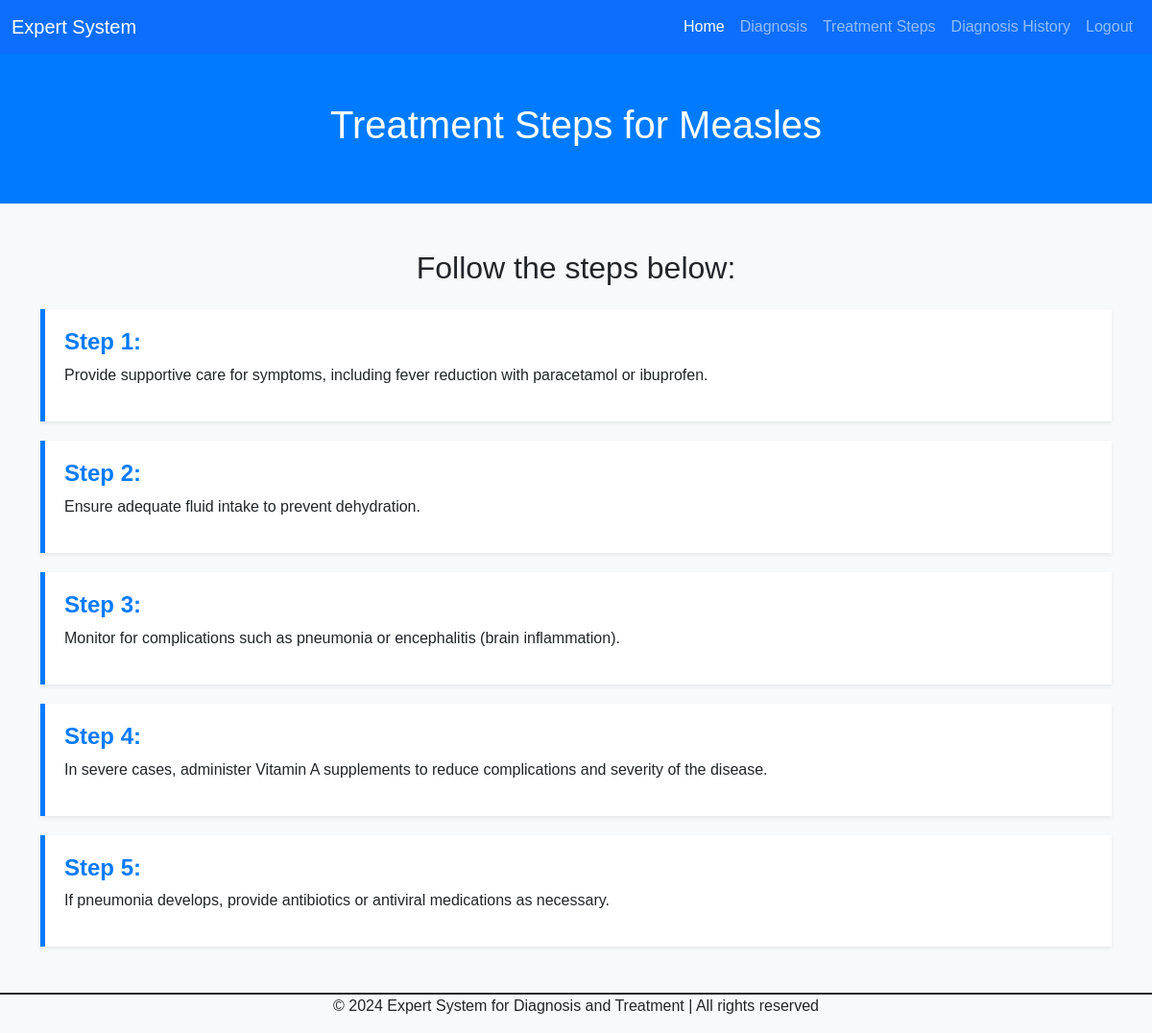
Page /view_treatment.php?disease_id=2 (signed in) on the committed database.
### tables this page shows
CREATE TABLE `diseases` (
  `id` int(11) NOT NULL,
  `name` varchar(100) NOT NULL,
  `description` text DEFAULT NULL,
  `treatment` text DEFAULT NULL,
  `urgency_level` enum('Low','Medium','High','Critical') NOT NULL DEFAULT 'Low'
);

CREATE TABLE `treatment_steps` (
  `id` int(11) NOT NULL,
  `disease_id` int(11) NOT NULL,
  `step_order` int(11) NOT NULL,
  `step_description` text NOT NULL
);

### view_treatment.php (the view, shortened to what this page needs)
<?php
include 'db.php';
$disease_id = $_GET['disease_id'];
$stmt_disease = $conn->prepare("SELECT name FROM diseases WHERE id = ?");
$stmt_disease->bind_param("i", $disease_id);
$stmt_disease->execute();
$stmt_disease->bind_result($disease_name);
$stmt_steps = $conn->prepare("SELECT step_order, step_description FROM treatment_steps WHERE disease_id = ? ORDER BY step_order ASC");
$stmt_steps->bind_param("i", $disease_id);
$stmt_steps->execute();
$result_steps = $stmt_steps->get_result();
?>
<!DOCTYPE html>
<html lang="en">
<head>
    <link href="./assets/css/bootstrap.css" rel="stylesheet">
</head>
<body>
    <?php include 'navbar.php'; ?>
    <div class="hero-section">
        <h1>Treatment Steps for <?php echo htmlspecialchars($disease_name); ?></h1>
    </div>
    <div class="container my-5">
        <?php if ($result_steps->num_rows > 0): ?>
            <h2 class="text-center mb-4">Follow the steps below:</h2>
            <?php while ($row = $result_steps->fetch_assoc()): ?>
                <div class="step-card shadow-sm">
                    <h4 class="step-number">Step <?php echo $row['step_order']; ?>:</h4>
                    <p><?php echo htmlspecialchars($row['step_description']); ?></p>
                </div>
            <?php endwhile; ?>
        <?php else: ?>
            <div class="alert alert-warning">No treatment steps found for this disease.</div>
        <?php endif; ?>
    </div>
    <?php include './footer.php'; ?>
</body>
</html>

### view_treatment.php (style rules this page uses)
body { background-color: #f8f9fa; font-family: 'Arial', sans-serif; }
.hero-section { background-color: #007bff; color: white; padding: 50px 0; text-align: center; }
.hero-section h1 { font-size: 2.5rem; }
.step-card { margin-bottom: 20px; padding: 20px; border-left: 5px solid #007bff; background-color: #ffffff; }
.step-number { font-weight: bold; color: #007bff; }

### rows in the picture
diseases: name "Measles"
treatment_steps: step_order "1", step_description "Provide supportive care for symptoms, including fever reduction with paracetamol or ibuprofen."
treatment_steps: step_order "2", step_description "Ensure adequate fluid intake to prevent dehydration."
treatment_steps: step_order "3", step_description "Monitor for complications such as pneumonia or encephalitis (brain inflammation)."
treatment_steps: step_order "4", step_description "In severe cases, administer Vitamin A supplements to reduce complications and severity of the disease."
treatment_steps: step_order "5", step_description "If pneumonia develops, provide antibiotics or antiviral medications as necessary."
